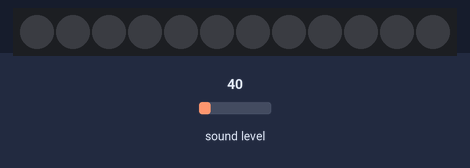
This program was run on a simulated BBC micro:bit running MicroPython. Shown: 12 RGB LEDs in strip order, left to right. The inputs (shaded band) are chosen by the test bench; at power-on: sound level 40. Dim RGB values are drawn brighter than linear; random numbers come from a fixed seed.

Above: at 1.2 s.
1.3 s: sound level set to 46
2.8 s: sound level set to 55
At 2.87 s:
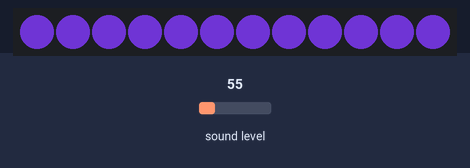
At 3.27 s:
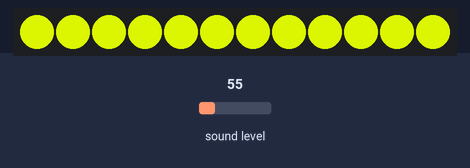
5.8 s: sound level set to 5
Timing chart, 0 to 8.8 s (numbered marks = the images above; inputs shaded):
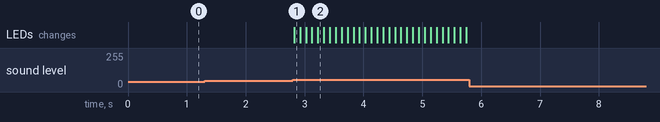

The program:

exerc_cio_4.py
```python
"""
Exercício 4: Trocando a cor de acordo com o som.

O anel de LED deve trocar de cor aleatoriamente conforme o som é detectado.
Lembre-se de ajustar a quantidade de LEDs ao criar o objeto NeoPixel.
"""
from microbit import *
import neopixel
import random

pixels = 12
np = neopixel.NeoPixel(pin0, pixels)

sound_limit = 50

while True:
    if microphone.sound_level() > sound_limit:
        r = random.randint(0, 255)
        g = random.randint(0, 255)
        b = random.randint(0, 255)
        np.fill((r, g, b))
    np.show()
    sleep(100)
```

Measured:
- the behaviour switches between 50 and 51 on sound level (found by bisection; images 0 and 1)
- after the input at 1.3 s, every drawn part: stays the same
- after the input at 2.8 s, the LEDs: change at once (image 1)
- after the input at 5.8 s, every drawn part: stays the same
